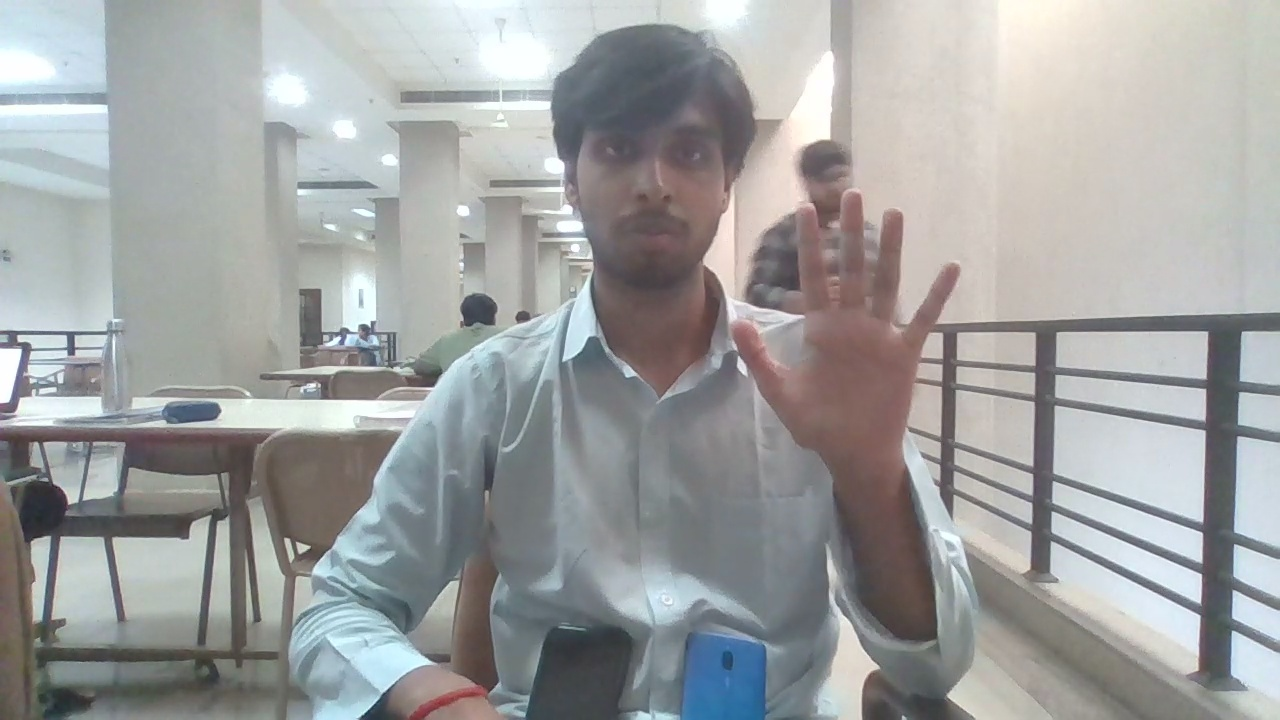
#> input picture data/detection/images/test/11_000045.jpg, 1280 x 720 px
$ python annotator.py
#> lines starting #> are read from the running program, lines starting #| are printed output that depends on the picture
import cv2
from pathlib import Path


CLASS_NAMES = {
    0: "blue_box",
    1: "black_box",
}


IMAGE_ROOT = Path("data/detection/images")


class YOLOAnnotator:

    def __init__(self):

        self.image_paths = []

        for split in ["train", "val", "test"]:
            self.image_paths.extend(
                sorted(
                    (IMAGE_ROOT / split).glob("*.jpg")
                )
            )

        if not self.image_paths:
            raise RuntimeError("No images found.")

        self.index = 0

        self.image = None
        self.display = None

        self.boxes = []

        self.drawing = False
        self.start_x = 0
        self.start_y = 0

        self.current_class = 0

    def get_split(self, image_path):

        for split in ["train", "val", "test"]:
            if (
                IMAGE_ROOT
                / split
                / image_path.name
            ).exists():
                return split

        raise RuntimeError(
            f"Unable to determine split: {image_path}"
        )

    def load_image(self):

        image_path = self.image_paths[self.index]

        self.image = cv2.imread(str(image_path))
#> self.image is the input picture: shape (720, 1280, 3); mean B, G, R 160.9, 161.2, 159.6

        if self.image is None:
            raise RuntimeError(
                f"Unable to read: {image_path}"
            )

        self.display = self.image.copy()

        self.load_existing_labels()

    def label_path(self):

        image_path = self.image_paths[self.index]

        split = self.get_split(image_path)

        label_dir = Path("data/detection/labels") / split

        label_dir.mkdir(
            parents=True,
            exist_ok=True
        )

        return label_dir / f"{image_path.stem}.txt"

    def load_existing_labels(self):

        self.boxes = []

        path = self.label_path()

        if not path.exists():
            return

        with path.open("r", encoding="utf-8") as file:

            for line in file:

                values = line.strip().split()

                if len(values) != 5:
                    continue

                class_id = int(values[0])

                if class_id not in CLASS_NAMES:
                    continue

                x_center = float(values[1])
                y_center = float(values[2])
                width = float(values[3])
                height = float(values[4])

                self.boxes.append(
                    (
                        class_id,
                        x_center,
                        y_center,
                        width,
                        height,
                    )
                )

    # [23 lines left out: function save_labels, not called in this run]

    def draw(self):

        self.display = self.image.copy()

        for box in self.boxes:

            (
                class_id,
                x_center,
                y_center,
                width,
                height,
            ) = box

            image_height, image_width = self.image.shape[:2]

            x1 = int(
                (x_center - width / 2)
                * image_width
            )

            y1 = int(
                (y_center - height / 2)
                * image_height
            )

            x2 = int(
                (x_center + width / 2)
                * image_width
            )

            y2 = int(
                (y_center + height / 2)
                * image_height
            )

            cv2.rectangle(
                self.display,
                (x1, y1),
                (x2, y2),
                (0, 255, 0),
                2,
            )

            cv2.putText(
                self.display,
                CLASS_NAMES[class_id],
                (x1, max(20, y1 - 5)),
                cv2.FONT_HERSHEY_SIMPLEX,
                0.6,
                (0, 255, 0),
                2,
            )

        image_name = self.image_paths[self.index].name
        split = self.get_split(self.image_paths[self.index])

        instructions = (
            "1=BLUE  2=BLACK | "
            "S=SAVE/NEXT | "
            "D=DELETE LAST | "
            "Q=QUIT"
        )

        cv2.putText(
            self.display,
            instructions,
            (10, 25),
            cv2.FONT_HERSHEY_SIMPLEX,
            0.55,
            (255, 255, 255),
            2,
        )

        cv2.putText(
            self.display,
            f"{split.upper()} | "
            f"{self.index + 1}/"
            f"{len(self.image_paths)} | "
            f"{image_name}",
            (10, 50),
            cv2.FONT_HERSHEY_SIMPLEX,
            0.55,
            (255, 255, 255),
            2,
        )
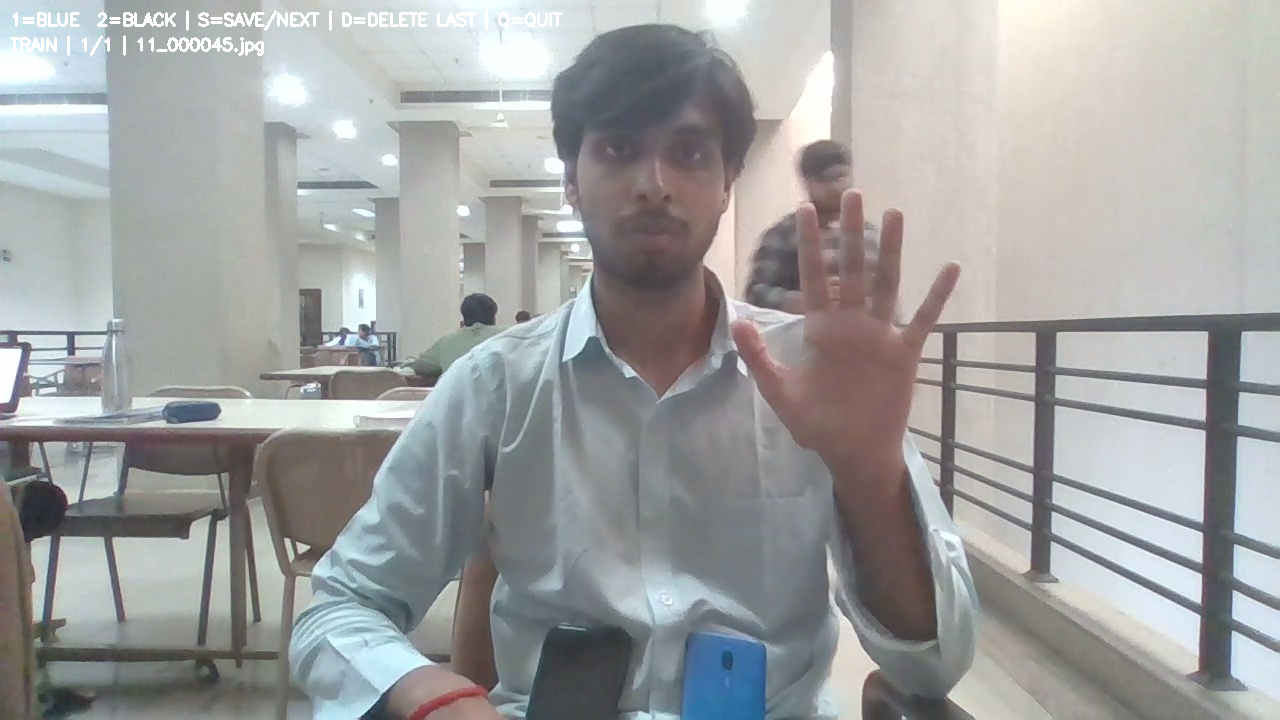
#> self.display: shape (720, 1280, 3); mean B, G, R 161.2, 161.5, 160

    # [75 lines left out: function mouse_callback, not called in this run]

    def run(self):

        window_name = "SIH YOLO Annotator"

        cv2.namedWindow(window_name)

        cv2.setMouseCallback(
            window_name,
            self.mouse_callback,
        )

        self.load_image()

        while True:

            self.draw()

            cv2.imshow(
                window_name,
                self.display,
            )

            key = cv2.waitKey(20) & 0xFF
#> (key q is pressed here)

            if key == ord("1"):

                self.current_class = 0
                print("Selected: blue_box")

            elif key == ord("2"):

                self.current_class = 1
                print("Selected: black_box")

            elif key == ord("d"):

                if self.boxes:
                    self.boxes.pop()
                    print("Removed last box.")

            elif key == ord("s"):

                self.save_labels()

                print(
                    f"Saved: {self.label_path()}"
                )

                self.index += 1

                if self.index >= len(self.image_paths):

                    print("Annotation complete.")
                    break

                self.load_image()

            elif key == ord("q"):

                print("Annotation stopped.")
                break

        cv2.destroyAllWindows()


if __name__ == "__main__":
    annotator = YOLOAnnotator()
    annotator.run()
